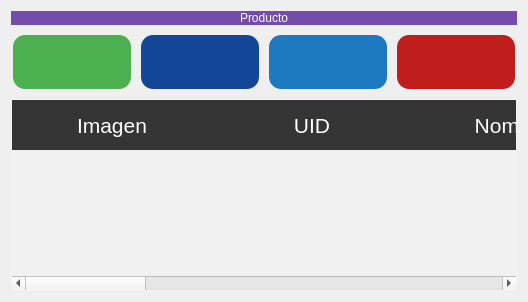
                 <widget class="QWidget" name="page_product">
                  <property name="styleSheet">
                   <string notr="true"/>
                  </property>
                  <layout class="QVBoxLayout" name="verticalLayout_8">
                   <item>
                    <widget class="QLabel" name="label_7">
                     <property name="styleSheet">
                      <string notr="true">color: rgb(255, 255, 255);
font: 26pt &quot;MS Shell Dlg 2&quot;;
background-color:#744cac;</string>
                     </property>
                     <property name="text">
                      <string>Producto</string>
                     </property>
                     <property name="alignment">
                      <set>Qt::AlignCenter</set>
                     </property>
                    </widget>
                   </item>
                   <item>
                    <layout class="QHBoxLayout" name="horizontalLayout_7">
                     <item>
                      <widget class="QPushButton" name="btn_add_product">
                       <property name="cursor">
                        <cursorShape>PointingHandCursor</cursorShape>
                       </property>
                       <property name="styleSheet">
                        <string notr="true">QPushButton {
                background-color: #4CAF50; /* Verde */
                border: none;
                color: white;
                padding: 15px 32px;
                text-align: center;
                text-decoration: none;
                font-size: 20px;
                margin: 4px 2px;
                border-radius: 12px;
            }
            QPushButton:hover {
                background-color: #2D005F;
            }
            QPushButton:pressed {
                background-color: #2e7031;
            }</string>
                       </property>
                       <property name="text">
                        <string/>
                       </property>
                       <property name="icon">
                        <iconset>
                         <normalon>../image/add.png</normalon>
                        </iconset>
                       </property>
                       <property name="iconSize">
                        <size>
                         <width>25</width>
                         <height>25</height>
                        </size>
                       </property>
                      </widget>
                     </item>
                     <item>
                      <widget class="QPushButton" name="btn_update_table_product">
                       <property name="cursor">
                        <cursorShape>PointingHandCursor</cursorShape>
                       </property>
                       <property name="styleSheet">
                        <string notr="true">QPushButton {
                background-color: #144698; /* Azul Oscuro */
                border: none;
                color: white;
                padding: 15px 32px;
                text-align: center;
                text-decoration: none;
                font-size: 20px;
                margin: 4px 2px;
                border-radius: 12px;
            }
            QPushButton:hover {
                background-color: #2D005F;
            }
            QPushButton:pressed {
                background-color: #2e7031;
            }</string>
                       </property>
                       <property name="text">
                        <string/>
                       </property>
                       <property name="icon">
                        <iconset>
                         <normalon>../image/update_table.png</normalon>
                        </iconset>
                       </property>
                       <property name="iconSize">
                        <size>
                         <width>25</width>
                         <height>25</height>
                        </size>
                       </property>
                      </widget>
                     </item>
                     <item>
                      <widget class="QPushButton" name="btn_update_product">
                       <property name="cursor">
                        <cursorShape>PointingHandCursor</cursorShape>
                       </property>
                       <property name="styleSheet">
                        <string notr="true">QPushButton {
                background-color: #1D79C0; /* Azul */
                border: none;
                color: white;
                padding: 15px 32px;
                text-align: center;
                text-decoration: none;
                font-size: 20px;
                margin: 4px 2px;
                border-radius: 12px;
            }
            QPushButton:hover {
                background-color: #2D005F;
            }
            QPushButton:pressed {
                background-color: #2e7031;
            }</string>
                       </property>
                       <property name="text">
                        <string/>
                       </property>
                       <property name="icon">
                        <iconset>
                         <normalon>../image/update.png</normalon>
                        </iconset>
                       </property>
                       <property name="iconSize">
                        <size>
                         <width>25</width>
                         <height>25</height>
                        </size>
                       </property>
                      </widget>
                     </item>
                     <item>
                      <widget class="QPushButton" name="btn_delete_product">
                       <property name="cursor">
                        <cursorShape>PointingHandCursor</cursorShape>
                       </property>
                       <property name="styleSheet">
                        <string notr="true">QPushButton {
                background-color: #C01D1D; /* Rojo */
                border: none;
                color: white;
                padding: 15px 32px;
                text-align: center;
                text-decoration: none;
                font-size: 20px;
                margin: 4px 2px;
                border-radius: 12px;
            }
            QPushButton:hover {
                background-color: #2D005F;
            }
            QPushButton:pressed {
                background-color: #2e7031;
            }</string>
                       </property>
                       <property name="text">
                        <string/>
                       </property>
                       <property name="icon">
                        <iconset>
                         <normalon>../image/delete.png</normalon>
                        </iconset>
                       </property>
                       <property name="iconSize">
                        <size>
                         <width>25</width>
                         <height>25</height>
                        </size>
                       </property>
                      </widget>
                     </item>
                    </layout>
                   </item>
                   <item>
                    <widget class="QTableWidget" name="table_product">
                     <property name="styleSheet">
                      <string notr="true">QTableView {
background-color: rgba(255, 255, 255, 30); 
border: 1px solid rgba(255,255,255,40);
border-bottom-right-radius: 7px; 
border-bottom-left-radius: 7px; 
color: white;
}

QHeaderView::section {
background-color: rgb(53, 53, 53);
color: white;
border: none;
height: 50px;
font-size: 16pt;
}

QTableView::item {
    border-style: none;
    border-bottom: 1px solid rgba(255,255,255,50);
    padding-left: auto;
    padding-right: auto;
}

QTableView::item:selected{
	border: none;
	color: rgb(255, 255, 255);
    background-color: rgba(255, 255, 255, 50);
}
</string>
                     </property>
                     <property name="editTriggers">
                      <set>QAbstractItemView::NoEditTriggers</set>
                     </property>
                     <attribute name="horizontalHeaderDefaultSectionSize">
                      <number>200</number>
                     </attribute>
                     <column>
                      <property name="text">
                       <string>Imagen</string>
                      </property>
                     </column>
                     <column>
                      <property name="text">
                       <string>UID</string>
                      </property>
                     </column>
                     <column>
                      <property name="text">
                       <string>Nombre</string>
                      </property>
                     </column>
                     <column>
                      <property name="text">
                       <string>Cantidad disponible</string>
                      </property>
                     </column>
                     <column>
                      <property name="text">
                       <string>Categoría</string>
                      </property>
                     </column>
                     <column>
                      <property name="text">
                       <string>Precio Compra</string>
                      </property>
                     </column>
                     <column>
                      <property name="text">
                       <string>Precio Venta</string>
                      </property>
                     </column>
                     <column>
                      <property name="text">
                       <string>Nombre del Proveedor</string>
                      </property>
                     </column>
                    </widget>
                   </item>
                  </layout>
                 </widget>
